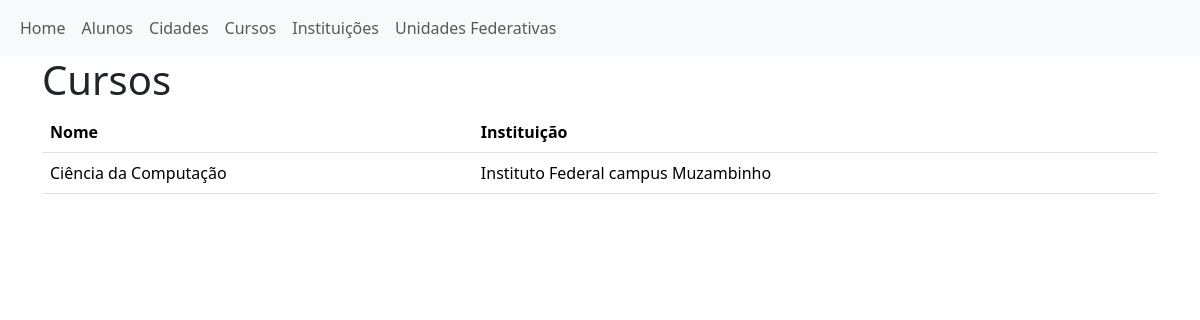
Screenshot of /cursos/ with the database file from the repository.
### app/models.py (models this page shows, shortened)
class Curso(models.Model):
    class Meta:
        verbose_name = 'Curso'
        verbose_name_plural = 'Cursos'
    nome = models.CharField(max_length=100, verbose_name='Nome do curso')
    carga_horaria_total = models.IntegerField(default=0, verbose_name='Carga horaria total')
    duracao_meses = models.IntegerField(default=0, verbose_name='Duração meses')
    instituicao = models.ForeignKey(Instituicao, on_delete=models.CASCADE, verbose_name='Nome instituição')
    area_do_saber = models.ForeignKey(AreaDoSaber, on_delete=models.CASCADE, verbose_name='Nome Área do saber')

class Instituicao(models.Model):
    class Meta:
        verbose_name = 'Instituição'
        verbose_name_plural = 'Instituições'
    nome = models.CharField(max_length=100, verbose_name='Nome instituição')
    site = models.CharField(max_length=100, verbose_name='Site')
    telefone = models.CharField(max_length=100, verbose_name='Telefone')
    cidade = models.ForeignKey(Cidade, on_delete=models.CASCADE, verbose_name='Cidade')
    endereco = models.CharField(max_length=100, verbose_name='Endereço')
    def __str__(self):
        return f'{self.nome}'

### app/views.py (the view)
# urls.py: path('cursos/', cursos, name='cursos'),
def cursos(request):
    context = {
        'cursos': Curso.objects.all()
    }
    return render(request, 'cursos.html', context)

### app/templates/cursos.html
{% extends 'base.html' %}
{% block content %}
<div class="container">
    <h1>Cursos</h1>
    <table class="table">
        <thead>
            <tr>
                <th>Nome</th>
                <th>Instituição</th>
            </tr>
        </thead>
        <tbody>
            {% for curso in cursos %}
            <tr>
                <td>{{ curso.nome }}</td>
                <td>{{ curso.instituicao }}</td>
            </tr>
            {% empty %}
            <tr>
                <td colspan="2" class="text-center">Nenhum curso cadastrado</td>
            </tr>
            {% endfor %}
        </tbody>
    </table>
</div>
{% endblock content %}

### rows the page displays
Curso: nome "Ciência da Computação", instituicao "Instituto Federal campus Muzambinho"
